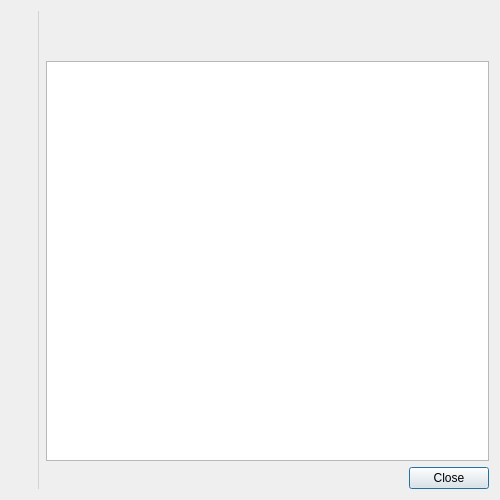
<?xml version="1.0" encoding="UTF-8"?>
<ui version="4.0">
 <class>AboutDialog</class>
 <widget class="QDialog" name="AboutDialog">
  <property name="geometry">
   <rect>
    <x>0</x>
    <y>0</y>
    <width>500</width>
    <height>500</height>
   </rect>
  </property>
  <property name="focusPolicy">
   <enum>Qt::StrongFocus</enum>
  </property>
  <property name="windowTitle">
   <string>About</string>
  </property>
  <property name="windowIcon">
   <iconset resource="../../data/icons.qrc">
    <normaloff>:/icons/64x64/akousma.png</normaloff>:/icons/64x64/akousma.png</iconset>
  </property>
  <property name="styleSheet">
   <string notr="true">#line {
  color: lightgrey;
}
</string>
  </property>
  <layout class="QHBoxLayout" name="horizontalLayout_2">
   <property name="sizeConstraint">
    <enum>QLayout::SetMinimumSize</enum>
   </property>
   <item>
    <layout class="QHBoxLayout" name="layout_about">
     <property name="sizeConstraint">
      <enum>QLayout::SetMinimumSize</enum>
     </property>
     <item>
      <layout class="QVBoxLayout" name="layout_left">
       <item>
        <widget class="QLabel" name="label_icon">
         <property name="pixmap">
          <pixmap resource="../../data/icons.qrc">:/icons/64x64/akousma.png</pixmap>
         </property>
         <property name="scaledContents">
          <bool>false</bool>
         </property>
        </widget>
       </item>
       <item>
        <spacer name="spacer_left">
         <property name="orientation">
          <enum>Qt::Vertical</enum>
         </property>
         <property name="sizeHint" stdset="0">
          <size>
           <width>20</width>
           <height>40</height>
          </size>
         </property>
        </spacer>
       </item>
      </layout>
     </item>
     <item>
      <widget class="Line" name="line">
       <property name="minimumSize">
        <size>
         <width>2</width>
         <height>2</height>
        </size>
       </property>
       <property name="baseSize">
        <size>
         <width>1</width>
         <height>1</height>
        </size>
       </property>
       <property name="frameShadow">
        <enum>QFrame::Plain</enum>
       </property>
       <property name="orientation">
        <enum>Qt::Vertical</enum>
       </property>
      </widget>
     </item>
     <item>
      <layout class="QVBoxLayout" name="layout_right">
       <property name="sizeConstraint">
        <enum>QLayout::SetMinimumSize</enum>
       </property>
       <item>
        <widget class="QLabel" name="label_title">
         <property name="sizePolicy">
          <sizepolicy hsizetype="Minimum" vsizetype="Minimum">
           <horstretch>0</horstretch>
           <verstretch>0</verstretch>
          </sizepolicy>
         </property>
         <property name="text">
          <string/>
         </property>
         <property name="alignment">
          <set>Qt::AlignLeading|Qt::AlignLeft|Qt::AlignTop</set>
         </property>
         <property name="wordWrap">
          <bool>true</bool>
         </property>
        </widget>
       </item>
       <item>
        <widget class="QLabel" name="label_text">
         <property name="sizePolicy">
          <sizepolicy hsizetype="Minimum" vsizetype="Minimum">
           <horstretch>0</horstretch>
           <verstretch>0</verstretch>
          </sizepolicy>
         </property>
         <property name="text">
          <string/>
         </property>
         <property name="alignment">
          <set>Qt::AlignLeading|Qt::AlignLeft|Qt::AlignTop</set>
         </property>
         <property name="wordWrap">
          <bool>true</bool>
         </property>
         <property name="openExternalLinks">
          <bool>true</bool>
         </property>
         <property name="textInteractionFlags">
          <set>Qt::LinksAccessibleByMouse|Qt::TextSelectableByMouse</set>
         </property>
        </widget>
       </item>
       <item>
        <spacer name="spacer_middle">
         <property name="orientation">
          <enum>Qt::Vertical</enum>
         </property>
         <property name="sizeType">
          <enum>QSizePolicy::Fixed</enum>
         </property>
         <property name="sizeHint" stdset="0">
          <size>
           <width>20</width>
           <height>10</height>
          </size>
         </property>
        </spacer>
       </item>
       <item>
        <widget class="QTextBrowser" name="text_contributors">
         <property name="minimumSize">
          <size>
           <width>0</width>
           <height>200</height>
          </size>
         </property>
         <property name="openExternalLinks">
          <bool>true</bool>
         </property>
        </widget>
       </item>
       <item>
        <spacer name="spacer_bottom">
         <property name="orientation">
          <enum>Qt::Vertical</enum>
         </property>
         <property name="sizeType">
          <enum>QSizePolicy::Minimum</enum>
         </property>
         <property name="sizeHint" stdset="0">
          <size>
           <width>0</width>
           <height>0</height>
          </size>
         </property>
        </spacer>
       </item>
       <item>
        <widget class="QDialogButtonBox" name="buttonBox">
         <property name="orientation">
          <enum>Qt::Horizontal</enum>
         </property>
         <property name="standardButtons">
          <set>QDialogButtonBox::Close</set>
         </property>
        </widget>
       </item>
      </layout>
     </item>
    </layout>
   </item>
  </layout>
 </widget>
 <resources>
  <include location="../../data/data.qrc"/>
  <include location="../../data/icons.qrc"/>
 </resources>
 <connections>
  <connection>
   <sender>buttonBox</sender>
   <signal>accepted()</signal>
   <receiver>AboutDialog</receiver>
   <slot>accept()</slot>
   <hints>
    <hint type="sourcelabel">
     <x>257</x>
     <y>460</y>
    </hint>
    <hint type="destinationlabel">
     <x>157</x>
     <y>274</y>
    </hint>
   </hints>
  </connection>
  <connection>
   <sender>buttonBox</sender>
   <signal>rejected()</signal>
   <receiver>AboutDialog</receiver>
   <slot>reject()</slot>
   <hints>
    <hint type="sourcelabel">
     <x>325</x>
     <y>460</y>
    </hint>
    <hint type="destinationlabel">
     <x>286</x>
     <y>274</y>
    </hint>
   </hints>
  </connection>
 </connections>
</ui>
